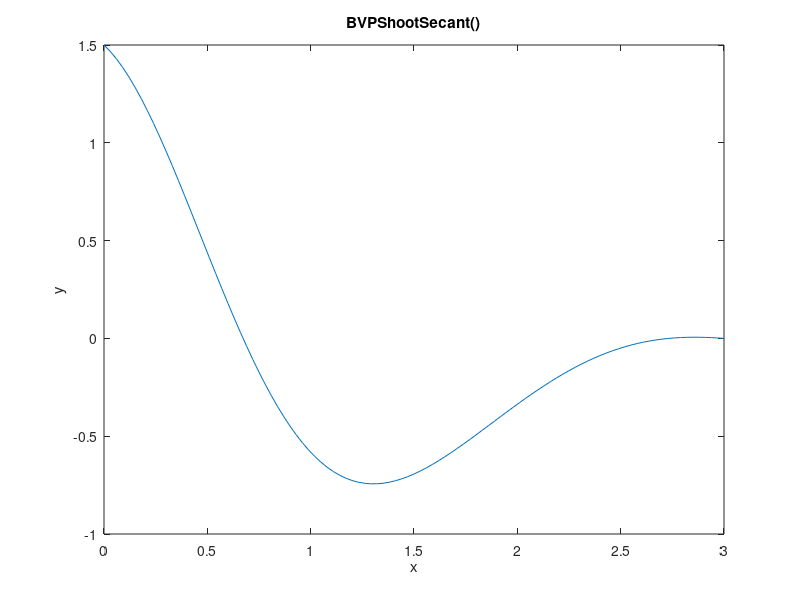

Here is the MATLAB script that generated this plot:
% ch11_14.m
% Written by Lee Tae Hee.
% Commented by Choe Hyeong Jin.

clear
function [x,y,w]=Sys2ODEsRK4(ODE1,ODE2,a,b,h,y1,w1)
  x(1)=a;y(1)=y1;w(1)=w1;
  n=(b-a)/h;  
  for i=1:n
    x(i+1)=x(i)+h;
    xm=x(i)+h/2;
    Ky1=ODE1(x(i),y(i),w(i));
    Kw1=ODE2(x(i),y(i),w(i));
    Ky2=ODE1(xm,y(i)+Ky1*h/2,w(i)+Kw1*h/2);
    Kw2=ODE2(xm,y(i)+Ky1*h/2,w(i)+Kw1*h/2);
    Ky3=ODE1(xm,y(i)+Ky2*h/2,w(i)+Kw2*h/2);
    Kw3=ODE2(xm,y(i)+Ky2*h/2,w(i)+Kw2*h/2);
    Ky4=ODE1(x(i+1),y(i)+Ky3*h,w(i)+Kw3*h);
    Kw4=ODE2(x(i+1),y(i)+Ky3*h,w(i)+Kw3*h);
    y(i+1)=y(i)+(Ky1+2*Ky2+2*Ky3+Ky4)*h/6;
    w(i+1)=w(i)+(Kw1+2*Kw2+2*Kw3+Kw4)*h/6;
  end
end

function [x,y]=BVPShootSecant(fOFx,gOFx,hOFx,a,b,n,Ya,Yb,WL,WH)
  tol = 0.001

  % We have to transform BVP to 2 IVPs.
  ODE1=@(x,y,w) w;
  ODE2=@(x,y,w) hOFx(x)-fOFx(x)*w-gOFx(x)*y; 
   
  % Set the values of w.
  w(1)=WL;
  w(2)=WH;
  
    
  for i=1:n
    [x1,y1,w1]=Sys2ODEsRK4(ODE1,ODE2,a,b,(b-a)/n,Ya,w(i)); % Solve the IVP using Sys2ODEsRK4().
    if(abs(y1(n+1)-Yb)<tol) % Handle the error handling part.
      break;
    end  
    [x2,y2,w2]=Sys2ODEsRK4(ODE1,ODE2,a,b,(b-a)/n,Ya,w(i+1)); % Solve the IVP using Sys2ODEsRK4().
    w(i+2)=w(i+1)-((w(i+1)-w(i))*y2(n+1))/(y2(n+1)-y1(n+1)); % Using the Secant method.
  end
  % We got the solution. 
  x=x1; y=y1;
  plot(x,y);
  title("BVPShootSecant()");
  xlabel("x");
  ylabel("y");
end
[x,y]=BVPShootSecant(@(x) 2*x,@(x) 5, @(x) cos(3*x),0,3,100,1.5,0,-5,-1.5); # pi -> 3
